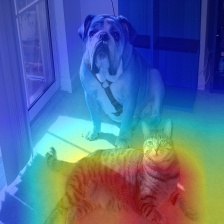
%> input picture bip/run_CARLA_driving/pytorch_grad_cam/examples/augsmooth.jpg, 224 x 224 px
$ octave --eval "result = extract_features_hart_cornet_v2(imread('../bip/run_CARLA_driving/pytorch_grad_cam/examples/augsmooth.jpg'));"   (GNU Octave 9; MATLAB toolbox functions it lacks are replaced by stand-ins)
%> lines starting %> are read from the running program, lines starting %| are printed output that depends on the picture
function features = extract_features_hart_cornet_v2(img)
%EXTRACT_FEATURES_HART_CORNET_V2 简化版HART+CORnet特征提取
%   移除过度平滑和归一化，保留更多场景差异
%
% 输入:
%   img - 输入图像 [H x W] or [H x W x 3]
%
% 输出:
%   features - 归一化特征图 [H' x W']

    %% 预处理
    if size(img, 3) == 3
        img = rgb2gray(img);
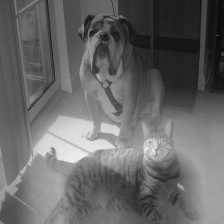
%> img: size 224x224 uint8; min 8, max 239, mean 102.6
    end
    img = double(img) / 255.0;
%> img: size 224x224 double
    [H, W] = size(img);
%> H = 224; W = 224

    %% ========== 简化的CORnet特征提取 ==========

    % === V1层: 多方向Gabor滤波 ===
    orientations = 4;
    v1_responses = zeros(H, W, orientations);

    for i = 1:orientations
        theta = (i-1) * pi / orientations;
        gabor = create_simple_gabor(2.0, theta);
        v1_responses(:,:,i) = abs(imfilter(img, gabor, 'replicate'));
    end
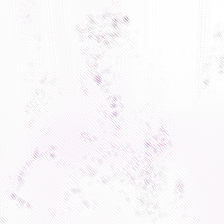
%> v1_responses: size 224x224x4 double; mean R, G, B, A 0.0176, 0.00181, 0.0175, 0.00169; transparent parts drawn white

    % 取最大响应（复杂细胞）
    v1_features = max(v1_responses, [], 3);
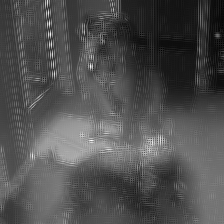
%> v1_features: size 224x224 double; min 0.000343, max 0.0601, mean 0.019; drawn with min black and max white

    % === V2层: 轻度局部对比度归一化 ===
    % 不做过度归一化，只做轻度增强
    v2_features = adapthisteq(v1_features, 'ClipLimit', 0.02);
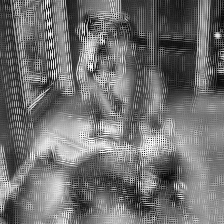
%> v2_features: size 224x224 double; min 0, max 1, mean 0.442

    % === V4层: 中等尺度边缘整合 ===
    % 使用Sobel检测边缘方向
    [Gx, Gy] = imgradientxy(v2_features, 'sobel');
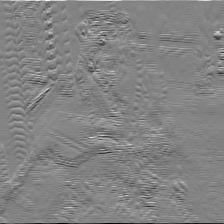
%> Gy: size 224x224 double; min -3.16, max 3, mean 0.00361; drawn with min black and max white
    edge_magnitude = sqrt(Gx.^2 + Gy.^2);
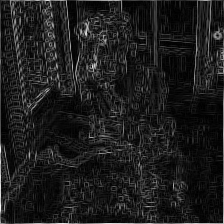
%> edge_magnitude: size 224x224 double; min 1.11e-16, max 3.47, mean 0.4; drawn with min black and max white

    % 轻度平滑
    v4_features = imgaussfilt(edge_magnitude, 0.5);

    % === IT层: 保留原始信息 ===
    % 不做额外平滑，直接使用V4特征
    it_features = v4_features;

    %% ========== 简化的HART注意力 ==========

    % 只使用底层边缘显著性
    attention_map = v1_features;

    % 轻度注意力加权（保留大部分原始信息）
    attended_features = 0.8 * it_features + 0.2 * (it_features .* attention_map);

    %% ========== 最小化的归一化 ==========

    % 使用adapthisteq而不是标准化（保留局部对比度）
    features = adapthisteq(attended_features, 'ClipLimit', 0.03);
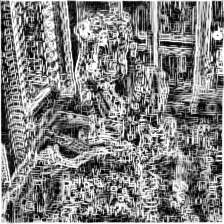
%> features: size 224x224 double; min 0, max 1, mean 0.507
end


%% ========== 辅助函数 ==========

function gabor = create_simple_gabor(sigma, theta)
    % 创建简化的Gabor滤波器
    kernel_size = ceil(sigma * 3);
    if mod(kernel_size, 2) == 0
        kernel_size = kernel_size + 1;
    end

    [x, y] = meshgrid(-floor(kernel_size/2):floor(kernel_size/2), ...
                      -floor(kernel_size/2):floor(kernel_size/2));

    % 旋转坐标
    x_theta = x * cos(theta) + y * sin(theta);
    y_theta = -x * sin(theta) + y * cos(theta);

    % Gabor函数
    wavelength = sigma;
    gaussian = exp(-(x_theta.^2 + y_theta.^2) / (2 * sigma^2));
    sinusoid = cos(2 * pi * x_theta / wavelength);

    gabor = gaussian .* sinusoid;
    gabor = gabor / (sum(abs(gabor(:))) + eps);
end

$ run again, on bip/run_CARLA_driving/pytorch_grad_cam/examples/cat.jpg
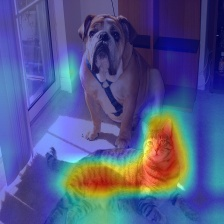
%> input picture bip/run_CARLA_driving/pytorch_grad_cam/examples/cat.jpg, 224 x 224 px
%> in extract_features_hart_cornet_v2, `edge_magnitude = sqrt(Gx.^2 + Gy.^2);`:
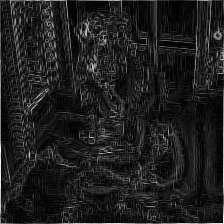
%> edge_magnitude: size 224x224 double; min 5.55e-17, max 3.65, mean 0.444; drawn with min black and max white
%> in extract_features_hart_cornet_v2, `features = adapthisteq(attended_features, 'ClipLimit', 0.03);`:
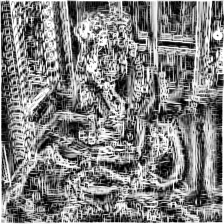
%> features: size 224x224 double; min 0, max 1, mean 0.509
